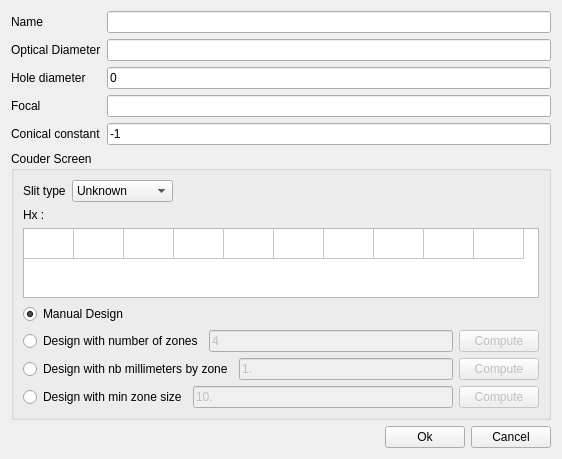
<?xml version="1.0" encoding="UTF-8"?>
<ui version="4.0">
 <class>NewMirror</class>
 <widget class="QDialog" name="NewMirror">
  <property name="geometry">
   <rect>
    <x>0</x>
    <y>0</y>
    <width>562</width>
    <height>448</height>
   </rect>
  </property>
  <property name="windowTitle">
   <string>New Mirror</string>
  </property>
  <property name="windowIcon">
   <iconset resource="Foucault2.qrc">
    <normaloff>:/Foucault2/Foucault2.ico</normaloff>:/Foucault2/Foucault2.ico</iconset>
  </property>
  <layout class="QVBoxLayout" name="verticalLayout">
   <item>
    <layout class="QGridLayout" name="gridLayout">
     <item row="1" column="0">
      <widget class="QLabel" name="label_2">
       <property name="text">
        <string>Optical Diameter</string>
       </property>
      </widget>
     </item>
     <item row="0" column="1">
      <widget class="QLineEdit" name="leName"/>
     </item>
     <item row="0" column="0">
      <widget class="QLabel" name="label">
       <property name="text">
        <string>Name</string>
       </property>
      </widget>
     </item>
     <item row="3" column="0">
      <widget class="QLabel" name="label_3">
       <property name="text">
        <string>Focal</string>
       </property>
      </widget>
     </item>
     <item row="1" column="1">
      <widget class="QLineEdit" name="leOpticalDiameter"/>
     </item>
     <item row="4" column="0">
      <widget class="QLabel" name="label_4">
       <property name="text">
        <string>Conical constant</string>
       </property>
      </widget>
     </item>
     <item row="4" column="1">
      <widget class="QLineEdit" name="leConicalConstant">
       <property name="text">
        <string>-1</string>
       </property>
      </widget>
     </item>
     <item row="3" column="1">
      <widget class="QLineEdit" name="leFocal"/>
     </item>
     <item row="2" column="0">
      <widget class="QLabel" name="label_5">
       <property name="text">
        <string>Hole diameter</string>
       </property>
      </widget>
     </item>
     <item row="2" column="1">
      <widget class="QLineEdit" name="leHoleDiameter">
       <property name="text">
        <string>0</string>
       </property>
      </widget>
     </item>
    </layout>
   </item>
   <item>
    <widget class="QGroupBox" name="groupBox">
     <property name="title">
      <string>Couder Screen</string>
     </property>
     <layout class="QVBoxLayout" name="verticalLayout_3">
      <item>
       <layout class="QHBoxLayout" name="horizontalLayout_5">
        <item>
         <widget class="QLabel" name="label_7">
          <property name="text">
           <string>Slit type</string>
          </property>
         </widget>
        </item>
        <item>
         <widget class="QComboBox" name="cbSlitType">
          <item>
           <property name="text">
            <string>Unknown</string>
           </property>
          </item>
          <item>
           <property name="text">
            <string>Slit is Still</string>
           </property>
          </item>
          <item>
           <property name="text">
            <string>Slit is moving</string>
           </property>
          </item>
         </widget>
        </item>
        <item>
         <spacer name="horizontalSpacer_2">
          <property name="orientation">
           <enum>Qt::Horizontal</enum>
          </property>
          <property name="sizeHint" stdset="0">
           <size>
            <width>40</width>
            <height>20</height>
           </size>
          </property>
         </spacer>
        </item>
       </layout>
      </item>
      <item>
       <widget class="QLabel" name="label_6">
        <property name="text">
         <string>Hx :</string>
        </property>
       </widget>
      </item>
      <item>
       <widget class="QTableWidget" name="twHx">
        <property name="rowCount">
         <number>1</number>
        </property>
        <property name="columnCount">
         <number>10</number>
        </property>
        <attribute name="horizontalHeaderVisible">
         <bool>false</bool>
        </attribute>
        <attribute name="horizontalHeaderDefaultSectionSize">
         <number>50</number>
        </attribute>
        <attribute name="verticalHeaderVisible">
         <bool>false</bool>
        </attribute>
        <row/>
        <column/>
        <column/>
        <column/>
        <column/>
        <column/>
        <column/>
        <column/>
        <column/>
        <column/>
        <column/>
       </widget>
      </item>
      <item>
       <widget class="QRadioButton" name="radioButton">
        <property name="text">
         <string>Manual Design</string>
        </property>
        <property name="checked">
         <bool>true</bool>
        </property>
       </widget>
      </item>
      <item>
       <layout class="QHBoxLayout" name="horizontalLayout_2">
        <item>
         <widget class="QRadioButton" name="radioButton_2">
          <property name="text">
           <string>Design with number of zones</string>
          </property>
         </widget>
        </item>
        <item>
         <widget class="QLineEdit" name="leNumberOfZones">
          <property name="enabled">
           <bool>false</bool>
          </property>
          <property name="text">
           <string>4</string>
          </property>
         </widget>
        </item>
        <item>
         <widget class="QPushButton" name="btnComputeNbOfzone">
          <property name="enabled">
           <bool>false</bool>
          </property>
          <property name="text">
           <string>Compute</string>
          </property>
         </widget>
        </item>
       </layout>
      </item>
      <item>
       <layout class="QHBoxLayout" name="horizontalLayout_3">
        <item>
         <widget class="QRadioButton" name="radioButton_3">
          <property name="text">
           <string>Design with nb millimeters by zone</string>
          </property>
         </widget>
        </item>
        <item>
         <widget class="QLineEdit" name="leMillimetersByZone">
          <property name="enabled">
           <bool>false</bool>
          </property>
          <property name="text">
           <string>1.</string>
          </property>
         </widget>
        </item>
        <item>
         <widget class="QPushButton" name="btnComputeNbMillimetersByZone">
          <property name="enabled">
           <bool>false</bool>
          </property>
          <property name="text">
           <string>Compute</string>
          </property>
         </widget>
        </item>
       </layout>
      </item>
      <item>
       <layout class="QHBoxLayout" name="horizontalLayout_4">
        <item>
         <widget class="QRadioButton" name="radioButton_4">
          <property name="text">
           <string>Design with min zone size</string>
          </property>
         </widget>
        </item>
        <item>
         <widget class="QLineEdit" name="leMinZoneSize">
          <property name="enabled">
           <bool>false</bool>
          </property>
          <property name="text">
           <string>10.</string>
          </property>
         </widget>
        </item>
        <item>
         <widget class="QPushButton" name="btnComputeMinZoneSize">
          <property name="enabled">
           <bool>false</bool>
          </property>
          <property name="text">
           <string>Compute</string>
          </property>
         </widget>
        </item>
       </layout>
      </item>
     </layout>
    </widget>
   </item>
   <item>
    <layout class="QHBoxLayout" name="horizontalLayout">
     <item>
      <spacer name="horizontalSpacer">
       <property name="orientation">
        <enum>Qt::Horizontal</enum>
       </property>
       <property name="sizeHint" stdset="0">
        <size>
         <width>40</width>
         <height>20</height>
        </size>
       </property>
      </spacer>
     </item>
     <item>
      <widget class="QPushButton" name="pushButton_2">
       <property name="text">
        <string>Ok</string>
       </property>
      </widget>
     </item>
     <item>
      <widget class="QPushButton" name="pushButton">
       <property name="text">
        <string>Cancel</string>
       </property>
      </widget>
     </item>
    </layout>
   </item>
  </layout>
 </widget>
 <tabstops>
  <tabstop>leName</tabstop>
  <tabstop>leOpticalDiameter</tabstop>
  <tabstop>leHoleDiameter</tabstop>
  <tabstop>leFocal</tabstop>
  <tabstop>leConicalConstant</tabstop>
  <tabstop>twHx</tabstop>
  <tabstop>pushButton_2</tabstop>
  <tabstop>pushButton</tabstop>
 </tabstops>
 <resources>
  <include location="Foucault2.qrc"/>
 </resources>
 <connections/>
</ui>
